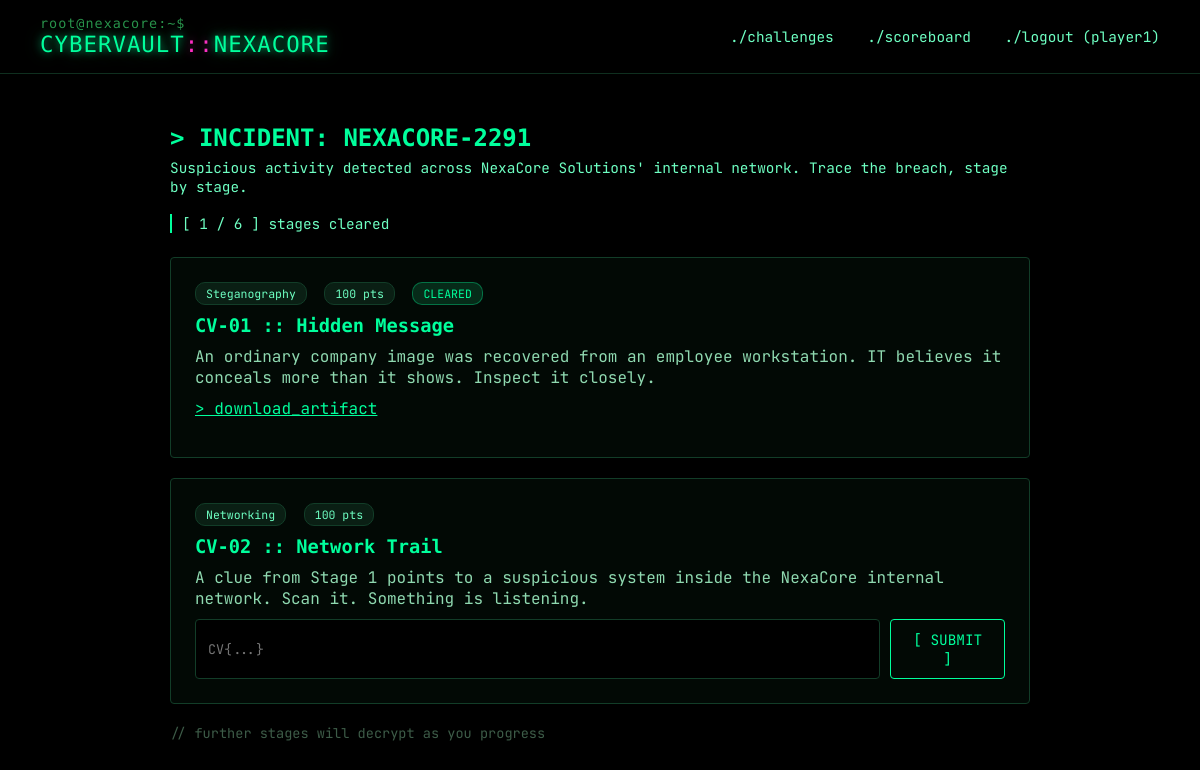
The page / (signed in) on the database its author committed.
### tables this page shows
CREATE TABLE challenges (
        id INTEGER PRIMARY KEY AUTOINCREMENT,
        title TEXT NOT NULL,
        category TEXT NOT NULL,
        description TEXT NOT NULL,
        points INTEGER NOT NULL,
        flag TEXT NOT NULL,
        file_link TEXT,
        unlock_after INTEGER DEFAULT NULL
    );

### app.py (the view)
@app.route("/")
@login_required
def challenges():
    conn = get_db()
    all_challs = conn.execute("SELECT * FROM challenges ORDER BY id ASC").fetchall()
    solved_ids = {
        row["challenge_id"] for row in
        conn.execute("SELECT challenge_id FROM solves WHERE user_id = ?", (session["user_id"],)).fetchall()
    }
    conn.close()
    visible_challs = []
    for chal in all_challs:
        prereq = chal["unlock_after"]
        if prereq is None or prereq in solved_ids:
            visible_challs.append(chal)
    return render_template("challenges.html", challenges=visible_challs, solved_ids=solved_ids,
                            total_stages=len(all_challs))

### app.py (called while the page is built)
def get_db():
    conn = sqlite3.connect(DB_PATH)
    conn.row_factory = sqlite3.Row
    return conn

def login_required(func):
    from functools import wraps
    @wraps(func)
    def wrapper(*args, **kwargs):
        if "user_id" not in session:
            return redirect(url_for("login"))
        return func(*args, **kwargs)
    return wrapper

### templates/challenges.html (shortened to what this page needs)
{% extends "base.html" %}
{% block content %}
<h2 style="color:#00ff9c; margin-bottom:6px; font-family:'Share Tech Mono',monospace;">&gt; INCIDENT: NEXACORE-2291</h2>
<p style="color:#6effc2; margin-bottom:18px; font-size:0.9em;">Suspicious activity detected across NexaCore Solutions' internal network. Trace the breach, stage by stage.</p>
<p class="progress">[ {{ solved_ids|length }} / {{ total_stages }} ] stages cleared</p>
{% for chal in challenges %}
<div class="card">
  <span class="badge">{{ chal['category'] }}</span>
  <span class="badge">{{ chal['points'] }} pts</span>
  {% if chal['id'] in solved_ids %}
    <span class="badge solved-badge">CLEARED</span>
  {% endif %}
  <h3 style="margin-top:10px;">{{ chal['title'] }}</h3>
  <p style="color:#8fd9b0; margin:10px 0;">{{ chal['description'] }}</p>
  {% if chal['file_link'] %}
    <p style="margin-bottom:14px;">
        <a href="{{ url_for('download_artifact', challenge_id=chal['id']) }}"
           style="color:#00ff9c;">
            > download_artifact
        </a>
    </p>
  {% endif %}
  {% if chal['id'] not in solved_ids %}
    <form method="POST" action="{{ url_for('submit_flag', challenge_id=chal['id']) }}" style="display:flex; gap:10px;">
      <input type="text" name="flag" placeholder="CV{...}" style="margin:0;">
      <button type="submit">[ SUBMIT ]</button>
    </form>
  {% endif %}
</div>
{% endfor %}
{% if challenges|length < total_stages %}
<p style="color:#3d5c48; font-size:0.85em;">// further stages will decrypt as you progress</p>
{% endif %}
{% endblock %}

### templates/base.html (shortened to what this page needs)
<!DOCTYPE html>
<html lang="en">
<head>
</head>
<body>
<header>
  <div class="logo">CYBERVAULT<span>::</span>NEXACORE</div>
  <nav>
    {% if session.get('username') %}
      <a href="{{ url_for('challenges') }}">./challenges</a>
      <a href="{{ url_for('scoreboard') }}">./scoreboard</a>
      <a href="{{ url_for('logout') }}">./logout ({{ session['username'] }})</a>
    {% else %}
      <a href="{{ url_for('login') }}">./login</a>
      <a href="{{ url_for('register') }}">./register</a>
    {% endif %}
  </nav>
</header>
<div class="container">
  {% block content %}{% endblock %}
</div>
</body>
</html>

### templates/base.html (style rules this page uses)
* { margin: 0; padding: 0; box-sizing: border-box; }
html, body { height: 100%; font-family: 'JetBrains Mono', 'Consolas', monospace; background: #000; color: #b8ffcf; overflow-x: hidden; }
header { background: rgba(0,0,0,0.85); border-bottom: 1px solid #0f2f1f; padding: 16px 40px; display: flex; justify-content: space-between; align-items: center; backdrop-filter: blur(2px); }
.logo { font-family: 'Share Tech Mono', monospace; font-size: 1.4em; color: #00ff9c; text-shadow: 0 0 8px rgba(0,255,156,0.7), 0 0 20px rgba(0,255,156,0.3); letter-spacing: 1px; position: relative; }
.logo::before { content: "root@nexacore:~$ "; color: #3fdc72aa; font-size: 0.6em; display: block; text-shadow: none; }
.logo span { color: #ff2ec4; text-shadow: 0 0 8px rgba(255,46,196,0.6); }
nav a { color: #6effc2; text-decoration: none; margin-left: 24px; font-size: 0.9em; }
.container { max-width: 900px; margin: 50px auto; padding: 0 20px; position: relative; z-index: 1; }
.progress { color: #6effc2; margin-bottom: 24px; font-size: 0.9em; border-left: 2px solid #00ff9c; padding-left: 10px; }
.card { background: rgba(3,10,6,0.9); border: 1px solid #123d28; border-radius: 4px; padding: 24px; margin-bottom: 20px; transition: border-color 0.2s; }
.card h3 { color: #00ff9c; margin-bottom: 6px; font-family: 'Share Tech Mono', monospace; }
.badge { display: inline-block; background: #0a1f14; color: #6effc2; border: 1px solid #123d28; font-size: 0.72em; padding: 3px 10px; border-radius: 10px; margin-right: 8px; }
.solved-badge { background: #062b19; color: #00ff9c; border-color: #00ff9c55; }
input[type=text], input[type=password] { background: #000; border: 1px solid #123d28; color: #b8ffcf; padding: 10px 12px; border-radius: 4px; width: 100%; margin: 8px 0 16px; font-family: 'JetBrains Mono', monospace; }
button, .btn { background: transparent; border: 1px solid #00ff9c; color: #00ff9c; padding: 10px 20px; border-radius: 4px; cursor: pointer; font-size: 0.9em; font-family: 'JetBrains Mono', monospace; }

### rows shown on the page
challenges: category "Steganography", points "100", shows "CLEARED", title "CV-01 :: Hidden Message", description "An ordinary company image was recovered from an employee workstation. IT believes it conceals more than it shows. Inspect it closely."
challenges: category "Networking", points "100", title "CV-02 :: Network Trail", description "A clue from Stage 1 points to a suspicious system inside the NexaCore internal network. Scan it. Something is listening."

### other values the page prints
{{ session['username'] }} "player1"
{{ solved_ids|length }} "1"
{{ total_stages }} "6"
